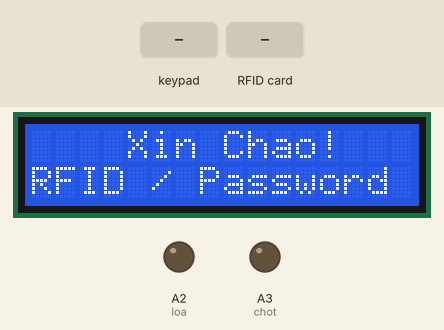
Bench run of a sketch on a simulated Arduino Uno, built with avr-gcc and run on an emulated ATmega328P. On the bench: 16×2 character LCD, output pins drawn as LEDs (lit = HIGH). The test bench sets the inputs (shaded band). Pins used as bus, display or sensor lines are not drawn; what the sketch prints to the serial monitor is not drawn.

Above: at 1.3 s.
1.4 s: keypad keys 5 4 3 2 # pressed 0.4 s apart
At 4.6 s:
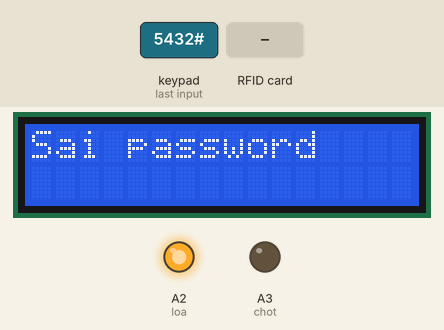
4.9 s: RFID card 23 91 AE C3 held to the reader
At 7.4 s:
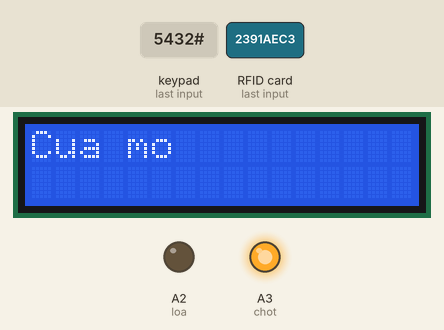
7.5 s: key 'A' pressed
10.5 s: key 'B' pressed
At 13.1 s:
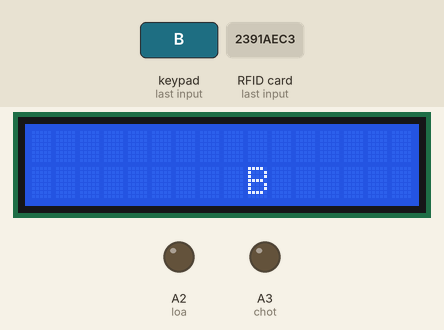
13.5 s: RFID card 5E 7A 19 C4 held to the reader
At 15.8 s:
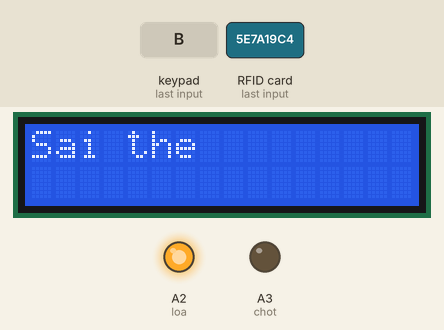
16.5 s: keypad keys 1 4 1 2 pressed 0.4 s apart
At 18.6 s:
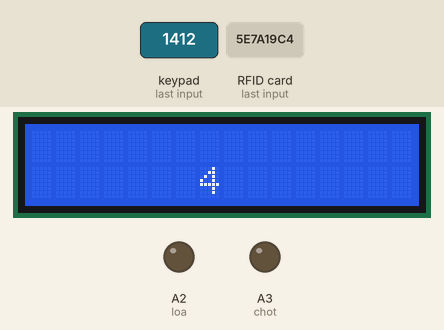
Timing chart, 0 to 20.1 s (numbered marks = the images above; inputs shaded):
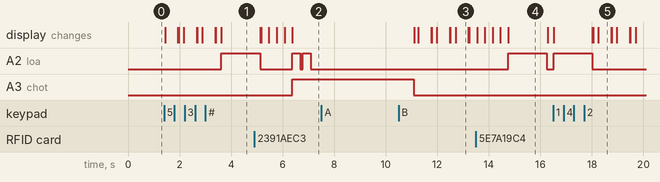

Measured:
- after the input at 1.4 s, A2 (loa): LOW → HIGH after 2.2 s; the display: first changes at once (image 1 shows a later state)
- after the input at 4.9 s, A3 (chot): LOW → HIGH after 1.5 s; the display: first differs from a run without the input after 0.27 s (image 2 shows a later state)
- after the input at 7.5 s, every drawn part: stays the same
- after the input at 10.5 s, the display: first differs from a run without the input after 2.2 s (image 3)
- after the input at 13.5 s, A2 (loa): LOW → HIGH after 1.3 s, → LOW 1.5 s later; the display: first changes at once (image 4 shows a later state)
- after the input at 16.5 s, A2 (loa): LOW → HIGH at once, → LOW 1.5 s later; the display: first changes at once (image 5 shows a later state)
- what the display in image 3 shows lasts 0.5 s, from 12.7 s to 13.2 s
- what the display in image 4 shows lasts 1.5 s, from 14.8 s to 16.3 s

The sketch:

code_rfid_keypad.ino
```cpp
#include <Keypad.h>
#include <SPI.h>
#include <MFRC522.h>
#include <Wire.h>
#include <LiquidCrystal_I2C.h>

#define SS_PIN 10
#define RST_PIN 9
#define chot A3
#define loa A2

LiquidCrystal_I2C lcd(0x27, 16, 2);
MFRC522 rfid(SS_PIN, RST_PIN);

String UID1 = "23 91 AE C3";
String UID2 = "17 E3 BE 5F";

//Tạo ký tự đặc biệt &
 byte va[] = {
  B00000,
  B01100,
  B10010,
  B10100,
  B01000,
  B10101,
  B10010,
  B01101
};

const byte ROWS = 4;
const byte COLS = 4;
char password[5];
char On_equip[]="1412"; // Mật khẩu mở cửa
int i = 0;
int on=0;

char MatrixKey[ROWS][COLS] =
{
  {'A','B','C','D'},
  {'3','6','9','#'},
  {'2','5','8','0'},
  {'1','4','7','*'}
};
byte rowPins[ROWS] = {A1, 8, 7, 6}; // (R1,R2,R3,R4)
byte colPins[COLS] = {5, 4, 3, 2}; // (C1,C2,C3,C4)

Keypad Mykeys = Keypad( makeKeymap(MatrixKey), rowPins, colPins, ROWS, COLS);


void setup() {
  Serial.begin(9600);
  lcd.init();
  lcd.backlight();
  lcd.createChar(0, va); // Tạo ký tự đặc biệt &
  SPI.begin();
  rfid.PCD_Init();
  pinMode(chot, OUTPUT);
  pinMode(loa, OUTPUT);
  digitalWrite(chot, 0);
  digitalWrite(loa, 0);
}

void loop() {
  RFID();
  keypadss();
}


void RFID ()
{
  lcd.setCursor(4, 0);
  lcd.print("Xin Chao!");
  lcd.setCursor(0, 1);
  lcd.print("RFID / Password");
  if ( ! rfid.PICC_IsNewCardPresent())
    return;
  if ( ! rfid.PICC_ReadCardSerial())
    return;

  lcd.clear();
  lcd.setCursor(0, 0);
  lcd.print("Dang quet");
  Serial.print("NUID tag is :");
  String ID = "";
  for (byte i = 0; i < rfid.uid.size; i++) {
    lcd.print(".");
    ID.concat(String(rfid.uid.uidByte[i] < 0x10 ? " 0" : " "));
    ID.concat(String(rfid.uid.uidByte[i], HEX));
    delay(300);
  }
  ID.toUpperCase();

  if ((ID.substring(1) == UID1 || ID.substring(1) == UID2)) {
    digitalWrite(chot, 1);
    digitalWrite(loa, 1);
    lcd.clear();
    lcd.setCursor(0, 0);
    lcd.print("Cua mo");
    delay(300);
    digitalWrite(loa, 0);
    delay(100);
    digitalWrite(loa, 1);
    delay(300);
    digitalWrite(loa, 0);
    for (int i=1; i<5; i++)
    {
      delay(1000);
    }
    digitalWrite(chot, 0);
    lcd.clear();

  } else {
    lcd.clear();
    lcd.setCursor(0, 0);
    lcd.print("Sai the");
    digitalWrite(loa, 1);
    delay(1500);
    digitalWrite(loa, 0);
    lcd.clear();
  }
}


void keypadss ()
{
  lcd.setCursor(4, 0);
  lcd.print("Xin Chao!");
  lcd.setCursor(0, 1);
  lcd.print("RFID / Password");
   char EnterKey = Mykeys.getKey();

 if (EnterKey)
 {
    password[i]=EnterKey; // Nhập lần lượt các ký tự vào biến chuỗi ký tự Psssword
    i++;
    on++;
    Serial.println(password);
    lcd.clear();
    // Nhập mật khẩu
    if (i == 0) {
      password[0] = EnterKey;
      lcd.setCursor(6, 1);
      lcd.print(password[0]);
      delay(500); // Ký tự hiển thị trên màn hình LCD trong 0.5s
      lcd.setCursor(6, 1);
      lcd.print("*"); // Ký tự được thay bởi dấu *
    }
    if (i == 1) {
      password[1] = EnterKey;
      lcd.setCursor(7, 1);
      lcd.print(password[1]);
      delay(500);
      lcd.setCursor(7, 1);
      lcd.print("*");
    }
    if (i == 2) {
      password[2] = EnterKey;
      lcd.setCursor(8, 1);
      lcd.print(password[2]);
      delay(500);
      lcd.setCursor(8, 1);
      lcd.print("*");
    }
    if (i == 3) {
      password[3] = EnterKey;
      lcd.setCursor(9, 1);
      lcd.print(password[3]);
      delay(500);
      lcd.setCursor(9, 1);
      lcd.print("*");
    }
 }
  if(on==4)
  {
  if(!strcmp(password,On_equip))
    {
      digitalWrite(chot, 1);
      digitalWrite(loa, 1);
      lcd.clear();
      lcd.setCursor(0, 0);
      lcd.print("Cua mo");
      delay(300);
      digitalWrite(loa, 0);
      delay(100);
      digitalWrite(loa, 1);
      delay(300);
      digitalWrite(loa, 0);
      for (int i=1; i<5; i++)
      {
        delay(1000);
      }
      digitalWrite(chot, 0);
      // lcd.print("    Correct!");
      // myservo.write(180); // Mở cửa!
      // digitalWrite(RedLed,LOW);
      // delay(1000);
      lcd.clear();
       i=0;
      Serial.println(" Dung mat khau mo cua!");
    }

    if(strcmp(password,On_equip))
    {
       lcd.clear();
      lcd.setCursor(0, 0);
      lcd.print("Sai password");
      digitalWrite(loa, 1);
      delay(1500);
      digitalWrite(loa, 0);
      lcd.clear();
      i = 0;
      Serial.println(" Sai mat khau nhap lai.............");
    }
    on=0;
  }
}
```
